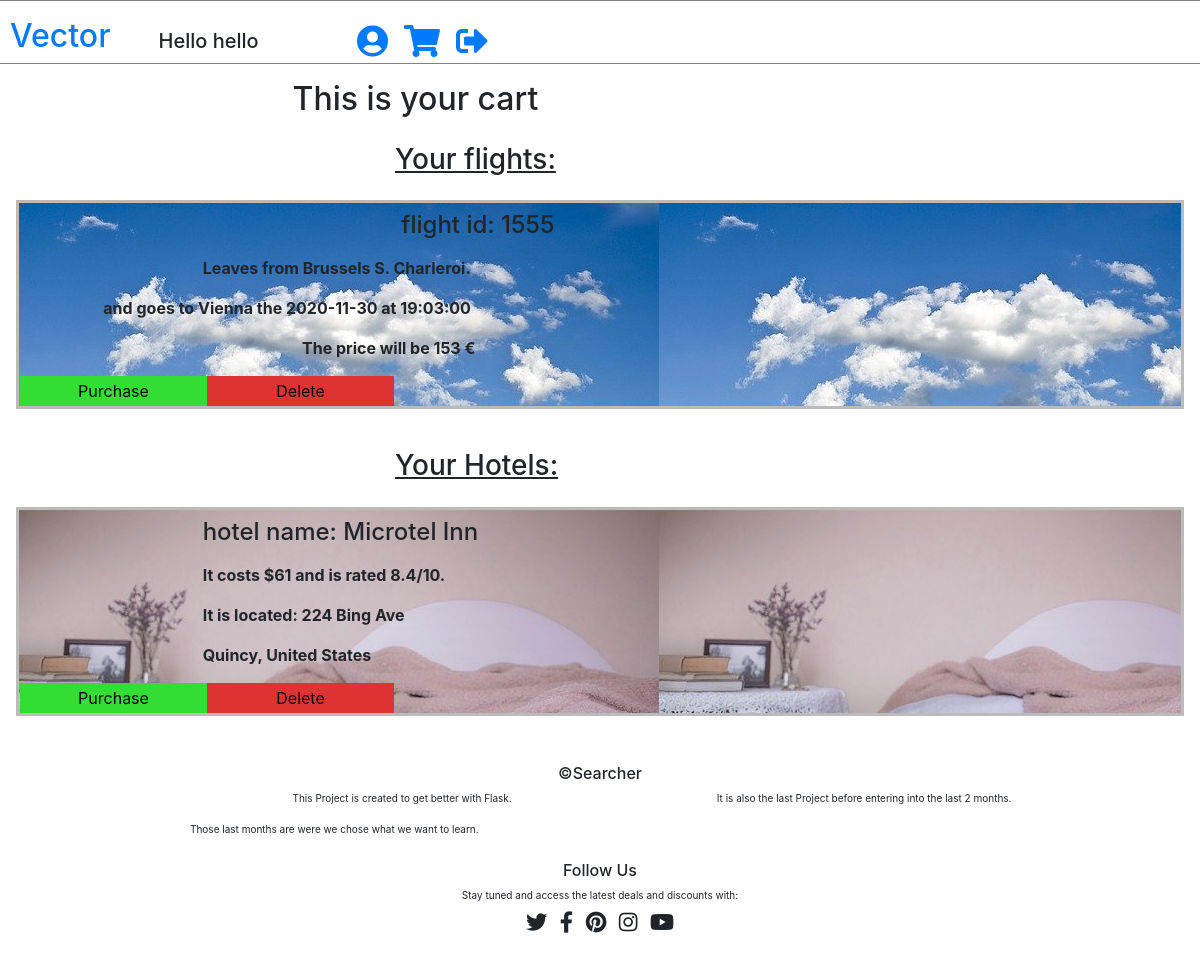
Page /cart (signed in) on the committed database.
### app.py (models this page shows, shortened)
class flights(db.Model):
    _id = db.Column('id', db.Integer, primary_key = True)
    user_id = db.Column('user_id', db.Integer)
    carrier_id = db.Column('carrier_id', db.Integer)
    price = db.Column('price', db.Integer)
    symbol = db.Column('symbol', db.String(1))
    departure_airport = db.Column('departure_airport', db.String(100))
    destination_airport = db.Column('destination_airport', db.String(100))
    date = db.Column('date', db.String(50))
    time = db.Column('time', db.String(50))

class hotels(db.Model):
    _id = db.Column('id', db.Integer, primary_key = True)
    user_id = db.Column('user_id', db.Integer)
    country = db.Column('country', db.String(100))
    locality = db.Column('locality', db.String(100))
    street = db.Column('street', db.String(100))
    name = db.Column('name', db.String(100))
    price = db.Column('price', db.Integer)
    rating = db.Column('rating', db.String(100))

### app.py (the view)
@app.route('/cart')
def cart():
    if 'id' in session:
        return render_template('cart.html', flights = flights.query.filter_by(user_id = session['id']).all(), hotels = hotels.query.filter_by(user_id = session['id']).all(), navbarname = f"Hello {session['firstname']}")
    else:
        flash('You need to sign in first', 'error')
        return redirect(url_for('signin'))

### templates/cart.html (shortened to what this page needs)
{% extends 'base.html' %}
{% block content %}
<div class="row my-3">
    <div class="col-xs-8 offset-3 mr-n3">
        <h2>This is your cart</h2>
    </div>
</div>
<div class="row">
    <div class="col-xs-6 offset-4 mb-2">
        <h3 style="text-decoration: underline;">Your flights:</h3>
    </div>
</div>
{% if flights %}
    {% for flight in flights %}
        <div class="ticket_container mt-2 mb-3 mx-3">
            <div class="row my-2">
                <div class="col-xs-6 offset-4">
                    <h4>flight id: {{ flight.carrier_id }}</h4>
                </div>
            </div>
            <div class="row">
                <div class="col-xs-8 offset-2">
                    <p class="ticket_text">Leaves from {{ flight.departure_airport }}.</p>
                </div>
            </div>
            <div class="row">
                <div class="col-xs-10 offset-1">
                    <p class="ticket_text">and goes to {{ flight.destination_airport }} the {{ flight.date }} at {{ flight.time }}</p>
                </div>
            </div>
            <div class="row">
                <div class="col-xs-6 offset-3">
                    <p class="ticket_text">The price will be {{ flight.price }} {{ flight.symbol }} </p>
                </div>
            </div>
            <div class="row">
                <div class="col-xs-5 ml-3 purchase">
                    <a href="/troll">
                        <button class="purchase">Purchase</button>
                    </a>
                </div>
                <div class="col-xs-5 delete">
                    <a href="http://127.0.0.1:5000/delete_ticket?carrier_id={{ flight.carrier_id }}">
                        <button class="delete">Delete</button>
                    </a>
                </div>
            </div>
        </div>
    {% endfor %}
{% else %}
    <h4>No flights</h4>
{% endif %}
<div class="row">
    <div class="col-xs-6 offset-4 mt-4 mb-2">
        <h3 style="text-decoration: underline;">Your Hotels:</h3>
    </div>
</div>
{% if hotels %}
    {% for hotel in hotels %}
        <div class="hotel_container mt-2 mb-5 mx-3">
            <div class="row my-2">
                <div class="col-xs-6 offset-2">
                    <h4>hotel name: {{ hotel.name }}</h4>
                </div>
            </div>
            <div class="row">
                <div class="col-xs-8 offset-2">
                    <p class="ticket_text">It costs {{ hotel.price }} and is rated {{ hotel.rating }}/10.</p>
                </div>
            </div>
            <div class="row">
                <div class="col-xs-8 offset-2">
                    <p class="ticket_text">It is located: {{ hotel.street }}</p>
                </div>
            </div>
            <div class="row">
                <div class="col-xs-6 offset-2">
                    <p class="ticket_text">{{ hotel.locality }}, {{ hotel.country }}</p>
                </div>
            </div>
            <div class="row">
                <div class="col-xs-5 ml-3 purchase">
                    <a href="/troll">
                        <button class="purchase">Purchase</button>
                    </a>
                </div>
                <div class="col-xs-5 delete">
                    <a href="http://127.0.0.1:5000/delete_hotel?street={{ hotel.street }}">
                        <button class="delete">Delete</button>
                    </a>
                </div>
            </div>
        </div>
    {% endfor %}
{% else %}
    <h4>No Hotels</h4>
{% endif %}
{% endblock %}

### static/style/style.css (style rules this page uses)
.ticket_text { font-weight: 700; }
.ticket_container { background: url('../images/ticket.jpg'); border: solid 3px #bbb; }
.purchase { background-color: #3d3; border: none; width: 187px; height: 30px; }
.delete { background-color: #d33; border: none; width: 187px; height: 30px; }
.hotel_container { background: url(../images/hotel.jpg); border: solid 3px #bbb; }

### rows in the picture
flights: carrier_id "1555", departure_airport "Brussels S. Charleroi", destination_airport "Vienna", date "2020-11-30", time "19:03:00", price "153", symbol "€"
hotels: name "Microtel Inn", price "$61", rating "8.4", street "224 Bing Ave", locality "Quincy", country "United States"

### other values in the picture
{{ navbarname }} "Hello hello"
